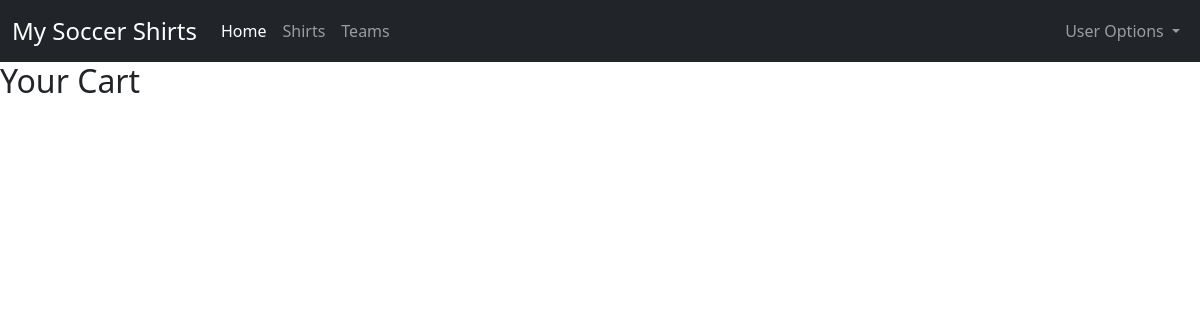
The app's page /cart/ (signed in), older data.
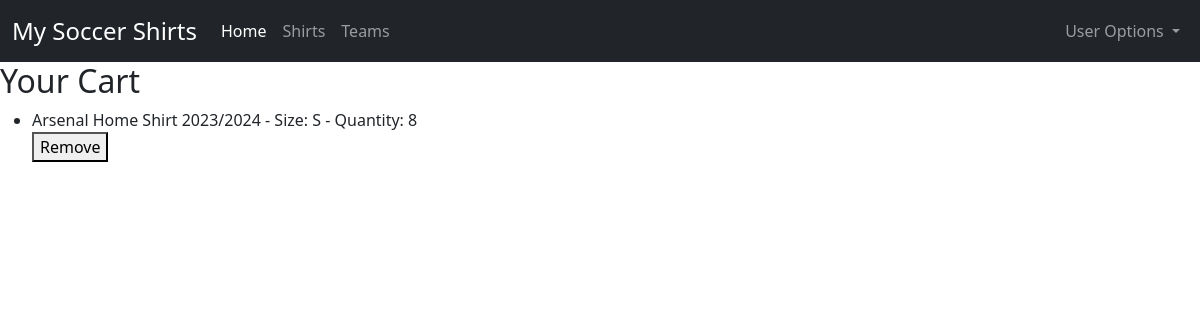
The same page, newer data.
### cart/models.py (models this page shows, shortened)
class CartItem(models.Model):
    cart = models.ForeignKey(Cart, related_name='items', on_delete=models.CASCADE)
    shirt = models.ForeignKey(Shirt, on_delete=models.CASCADE)
    quantity = models.PositiveIntegerField(default=1)
    size_choices = [
        ('S', 'Small'),
        ('M', 'Medium'),
        ('L', 'Large'),
        ('XL', 'Extra Large'),
    ]
    size = models.CharField(max_length=2, choices=size_choices)

### shirts/models.py (models this page shows, shortened)
class Shirt(models.Model):
    team_choices = [
        ('ARS', 'Arsenal'),
        ('CHE', 'Chelsea'),
        ('LIV', 'Liverpool'),
        ('MCI', 'Manchester City'),
        ('MUN', 'Manchester United'),
    ]
    season_choices = [
        ('2021/2022', '2021/2022'),
        ('2022/2023', '2022/2023'),
        ('2023/2024', '2023/2024'),
    ]
    home_or_away_choices = [
        ('Home', 'Home'),
        ('Away', 'Away'),
        ('Third', 'Third'),
    ]
    sku = models.CharField(max_length=20, unique=True)
    name = models.CharField(max_length=100)
    team = models.CharField(max_length=3, choices=team_choices)
    season = models.CharField(max_length=9, choices=season_choices)
    home_or_away = models.CharField(max_length=5, choices=home_or_away_choices)
    price = models.DecimalField(max_digits=6, decimal_places=2)
    description = models.TextField()
    image = models.ImageField(upload_to='shirts/')
    stock = models.PositiveIntegerField(default=0)

### cart/views.py (the view)
# urls.py: path('', views.cart_detail, name='cart_detail'),
def cart_detail(request):
    cart = get_cart(request)
    cart_items = cart.items.all()
    return render(request, 'cart/cart_detail.html', {'cart': cart, 'cart_items': cart_items})

### cart/views.py (called while the page is built)
def get_cart(request):
    if request.user.is_authenticated:
        cart, created = Cart.objects.get_or_create(user=request.user)
    else:
        session_key = request.session.session_key
        if not session_key:
            request.session.save()
            session_key = request.session.session_key
        cart, created = Cart.objects.get_or_create(session_key=session_key)
    return cart

### cart/templates/cart/cart_detail.html (shortened to what this page needs)
{% extends 'base.html' %}
{% block content %}
<h2>Your Cart</h2>
<ul>
    {% for item in cart.items.all %}
    <li>
        {{ item.shirt.name }} - Size: {{ item.size }} - Quantity: {{ item.quantity }}
        <form method="post" action="{% url 'cart:remove_from_cart' item.id %}">
            <button type="submit">Remove</button>
        </form>
    </li>
    {% endfor %}
</ul>
{% endblock %}

### templates/base.html (shortened to what this page needs)
<!DOCTYPE html>
<html lang="en">
<head>
    <link href="https://cdn.jsdelivr.net/npm/bootstrap@5.1.3/dist/css/bootstrap.min.css" rel="stylesheet">
    {% load static %}
    <link rel="stylesheet" href="{% static 'css/base.css' %}">
</head>
<body>
    <nav class="navbar navbar-expand-lg navbar-dark bg-dark">
        <div class="container-fluid">
            <a class="navbar-brand" href="#">
                My Soccer Shirts
            </a>
            <div class="collapse navbar-collapse" id="navbarNav">
                <ul class="navbar-nav me-auto mb-2 mb-lg-0">
                    <li class="nav-item">
                        <a class="nav-link active" aria-current="page" href="#">Home</a>
                    </li>
                    <li class="nav-item">
                        <a class="nav-link" href="#">Shirts</a>
                    </li>
                    <li class="nav-item">
                        <a class="nav-link" href="#">Teams</a>
                    </li>
                </ul>
                <ul class="navbar-nav ms-auto mb-2 mb-lg-0">
                    <li class="nav-item dropdown">
                        <a class="nav-link dropdown-toggle" href="#" id="user-options" role="button" data-bs-toggle="dropdown" aria-expanded="false">
                            User Options
                        </a>
                    </li>
                </ul>
            </div>
        </div>
    </nav>
    {% block content %}
    {% endblock %}
</body>
</html>

### static/css/base.css (style rules this page uses)
.navbar-brand { font-size: 1.5rem; }

Row changes from the older to the newer data that the page shows:
added CartItem: shirt.name "Arsenal Home Shirt 2023/2024", size "S", quantity "8"
